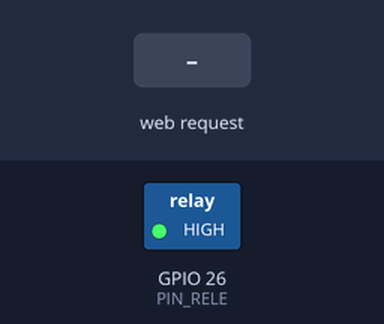
A program run on a simulated ESP32. Parts: switched loads named in the program (green lamp = pin HIGH). Inputs (shaded band) come from the test bench. WiFi joins after 1.5 s; servers stay silent unless stated; what the program prints to the serial monitor is not drawn.

Above: at 3.2 s.
3.3 s: HTTP request GET /rele/on received
At 4.4 s:
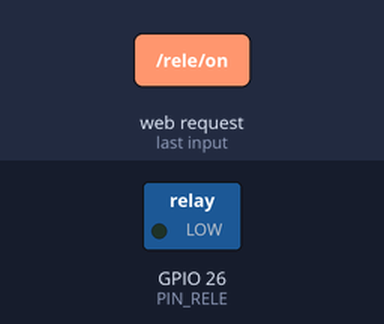
4.8 s: HTTP request GET /rele/off received
At 5.5 s:
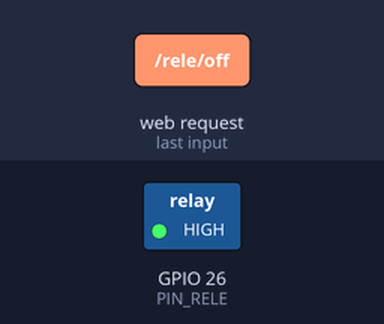
Timing chart, 0 to 7.8 s (numbered marks = the images above; inputs shaded):
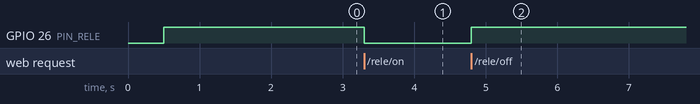

Measured:
- after the input at 3.3 s, GPIO 26 (PIN_RELE): HIGH → LOW at once
- after the input at 4.8 s, GPIO 26 (PIN_RELE): LOW → HIGH at once

The program:

main.cpp
```cpp
#include <Arduino.h>
#include <WiFi.h>
#include <WebServer.h>

// ── Configuración ─────────────────────────────────────────────────────────
const char* SSID     = "TU_SSID";
const char* PASSWORD = "TU_PASSWORD";

// GPIO donde está el módulo de relé.
// La mayoría de módulos de relé son activo-BAJO: LOW = bobina energizada.
const int PIN_RELE = 26;
const bool RELE_ACTIVO_BAJO = true;   // true para módulos de relé comunes

WebServer server(80);
bool releEncendido = false;

// ── Helpers ────────────────────────────────────────────────────────────────

void setRele(bool encender) {
    releEncendido = encender;
    bool nivel = RELE_ACTIVO_BAJO ? !encender : encender;
    digitalWrite(PIN_RELE, nivel ? HIGH : LOW);
    Serial.printf("[RELÉ] %s\n", encender ? "ACTIVADO" : "DESACTIVADO");
}

String estadoJson() {
    return "{\"rele\":\"" + String(releEncendido ? "on" : "off") + "\"}";
}

// ── Endpoints ─────────────────────────────────────────────────────────────

void setup() {
    Serial.begin(115200);
    delay(500);

    pinMode(PIN_RELE, OUTPUT);
    setRele(false);  // seguro al arrancar

    Serial.print("[WiFi] Conectando");
    WiFi.begin(SSID, PASSWORD);
    while (WiFi.status() != WL_CONNECTED) {
        delay(500);
        Serial.print(".");
    }
    Serial.printf("\n[WiFi] IP: %s\n", WiFi.localIP().toString().c_str());

    server.on("/rele/on", HTTP_GET, []() {
        setRele(true);
        server.send(200, "application/json", estadoJson());
    });

    server.on("/rele/off", HTTP_GET, []() {
        setRele(false);
        server.send(200, "application/json", estadoJson());
    });

    server.on("/estado", HTTP_GET, []() {
        server.send(200, "application/json", estadoJson());
    });

    server.on("/ping", HTTP_GET, []() {
        server.send(200, "application/json", "{\"ok\":true,\"rol\":\"esp2-rele\"}");
    });

    server.begin();
    Serial.printf("[HTTP] ESP2 listo — relé en GPIO %d, escuchando en :80\n", PIN_RELE);
}

void loop() {
    server.handleClient();
}
```
